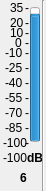
     <widget class="QWidget" name="widget_6" native="true">
      <property name="geometry">
       <rect>
        <x>200</x>
        <y>40</y>
        <width>46</width>
        <height>191</height>
       </rect>
      </property>
      <widget class="QProgressBar" name="progressBar_48">
       <property name="geometry">
        <rect>
         <x>30</x>
         <y>7</y>
         <width>10</width>
         <height>135</height>
        </rect>
       </property>
       <property name="contextMenuPolicy">
        <enum>Qt::DefaultContextMenu</enum>
       </property>
       <property name="toolTip">
        <string>Local Input 1 Meter</string>
       </property>
       <property name="statusTip">
        <string/>
       </property>
       <property name="whatsThis">
        <string/>
       </property>
       <property name="autoFillBackground">
        <bool>false</bool>
       </property>
       <property name="minimum">
        <number>-100</number>
       </property>
       <property name="maximum">
        <number>35</number>
       </property>
       <property name="value">
        <number>24</number>
       </property>
       <property name="textVisible">
        <bool>true</bool>
       </property>
       <property name="orientation">
        <enum>Qt::Vertical</enum>
       </property>
       <property name="invertedAppearance">
        <bool>false</bool>
       </property>
       <property name="format">
        <string>%p%</string>
       </property>
      </widget>
      <widget class="QLabel" name="m0_48">
       <property name="geometry">
        <rect>
         <x>25</x>
         <y>0</y>
         <width>16</width>
         <height>16</height>
        </rect>
       </property>
       <property name="text">
        <string>-</string>
       </property>
      </widget>
      <widget class="QLabel" name="t35_48">
       <property name="geometry">
        <rect>
         <x>10</x>
         <y>0</y>
         <width>16</width>
         <height>16</height>
        </rect>
       </property>
       <property name="text">
        <string>35</string>
       </property>
      </widget>
      <widget class="QLabel" name="tn100_48">
       <property name="geometry">
        <rect>
         <x>3</x>
         <y>135</y>
         <width>31</width>
         <height>16</height>
        </rect>
       </property>
       <property name="text">
        <string>-100</string>
       </property>
      </widget>
      <widget class="QLabel" name="m15_48">
       <property name="geometry">
        <rect>
         <x>25</x>
         <y>15</y>
         <width>16</width>
         <height>16</height>
        </rect>
       </property>
       <property name="text">
        <string>-</string>
       </property>
      </widget>
      <widget class="QLabel" name="m25_48">
       <property name="geometry">
        <rect>
         <x>25</x>
         <y>25</y>
         <width>16</width>
         <height>16</height>
        </rect>
       </property>
       <property name="text">
        <string>-</string>
       </property>
      </widget>
      <widget class="QLabel" name="m90_48">
       <property name="geometry">
        <rect>
         <x>25</x>
         <y>90</y>
         <width>16</width>
         <height>16</height>
        </rect>
       </property>
       <property name="text">
        <string>-</string>
       </property>
      </widget>
      <widget class="QLabel" name="m105_48">
       <property name="geometry">
        <rect>
         <x>25</x>
         <y>105</y>
         <width>16</width>
         <height>16</height>
        </rect>
       </property>
       <property name="text">
        <string>-</string>
       </property>
      </widget>
      <widget class="QLabel" name="m120_48">
       <property name="geometry">
        <rect>
         <x>25</x>
         <y>120</y>
         <width>16</width>
         <height>16</height>
        </rect>
       </property>
       <property name="text">
        <string>-</string>
       </property>
      </widget>
      <widget class="QLabel" name="m135_48">
       <property name="geometry">
        <rect>
         <x>25</x>
         <y>135</y>
         <width>16</width>
         <height>16</height>
        </rect>
       </property>
       <property name="text">
        <string>-</string>
       </property>
      </widget>
      <widget class="QLabel" name="m45_48">
       <property name="geometry">
        <rect>
         <x>25</x>
         <y>45</y>
         <width>16</width>
         <height>16</height>
        </rect>
       </property>
       <property name="text">
        <string>-</string>
       </property>
      </widget>
      <widget class="QLabel" name="m60_48">
       <property name="geometry">
        <rect>
         <x>25</x>
         <y>60</y>
         <width>16</width>
         <height>16</height>
        </rect>
       </property>
       <property name="text">
        <string>-</string>
       </property>
      </widget>
      <widget class="QLabel" name="m75_48">
       <property name="geometry">
        <rect>
         <x>25</x>
         <y>75</y>
         <width>16</width>
         <height>16</height>
        </rect>
       </property>
       <property name="text">
        <string>-</string>
       </property>
      </widget>
      <widget class="QLabel" name="t20_48">
       <property name="geometry">
        <rect>
         <x>10</x>
         <y>15</y>
         <width>16</width>
         <height>16</height>
        </rect>
       </property>
       <property name="text">
        <string>20</string>
       </property>
      </widget>
      <widget class="QLabel" name="t5_48">
       <property name="geometry">
        <rect>
         <x>10</x>
         <y>25</y>
         <width>16</width>
         <height>16</height>
        </rect>
       </property>
       <property name="text">
        <string>10</string>
       </property>
      </widget>
      <widget class="QLabel" name="tn10_48">
       <property name="geometry">
        <rect>
         <x>5</x>
         <y>45</y>
         <width>21</width>
         <height>16</height>
        </rect>
       </property>
       <property name="text">
        <string>-10</string>
       </property>
      </widget>
      <widget class="QLabel" name="tn25_48">
       <property name="geometry">
        <rect>
         <x>5</x>
         <y>60</y>
         <width>21</width>
         <height>16</height>
        </rect>
       </property>
       <property name="text">
        <string>-25</string>
       </property>
      </widget>
      <widget class="QLabel" name="tn40_48">
       <property name="geometry">
        <rect>
         <x>5</x>
         <y>75</y>
         <width>21</width>
         <height>16</height>
        </rect>
       </property>
       <property name="text">
        <string>-40</string>
       </property>
      </widget>
      <widget class="QLabel" name="tn55_48">
       <property name="geometry">
        <rect>
         <x>5</x>
         <y>90</y>
         <width>21</width>
         <height>16</height>
        </rect>
       </property>
       <property name="text">
        <string>-55</string>
       </property>
      </widget>
      <widget class="QLabel" name="tn70_48">
       <property name="geometry">
        <rect>
         <x>5</x>
         <y>105</y>
         <width>21</width>
         <height>16</height>
        </rect>
       </property>
       <property name="text">
        <string>-70</string>
       </property>
      </widget>
      <widget class="QLabel" name="tn85_48">
       <property name="geometry">
        <rect>
         <x>5</x>
         <y>120</y>
         <width>21</width>
         <height>16</height>
        </rect>
       </property>
       <property name="text">
        <string>-85</string>
       </property>
      </widget>
      <widget class="QLabel" name="m35_48">
       <property name="geometry">
        <rect>
         <x>25</x>
         <y>35</y>
         <width>16</width>
         <height>16</height>
        </rect>
       </property>
       <property name="text">
        <string>-</string>
       </property>
      </widget>
      <widget class="QLabel" name="t0_48">
       <property name="geometry">
        <rect>
         <x>15</x>
         <y>35</y>
         <width>16</width>
         <height>16</height>
        </rect>
       </property>
       <property name="text">
        <string>0</string>
       </property>
      </widget>
      <widget class="QLabel" name="value_48">
       <property name="geometry">
        <rect>
         <x>3</x>
         <y>150</y>
         <width>31</width>
         <height>16</height>
        </rect>
       </property>
       <property name="autoFillBackground">
        <bool>false</bool>
       </property>
       <property name="frameShadow">
        <enum>QFrame::Plain</enum>
       </property>
       <property name="text">
        <string>-100</string>
       </property>
      </widget>
      <widget class="QLabel" name="dB_48">
       <property name="geometry">
        <rect>
         <x>27</x>
         <y>150</y>
         <width>16</width>
         <height>16</height>
        </rect>
       </property>
       <property name="font">
        <font>
         <weight>75</weight>
         <bold>true</bold>
        </font>
       </property>
       <property name="text">
        <string>dB</string>
       </property>
      </widget>
      <widget class="QLabel" name="number_48">
       <property name="geometry">
        <rect>
         <x>20</x>
         <y>170</y>
         <width>16</width>
         <height>16</height>
        </rect>
       </property>
       <property name="font">
        <font>
         <weight>75</weight>
         <bold>true</bold>
        </font>
       </property>
       <property name="text">
        <string>6</string>
       </property>
      </widget>
      <widget class="Line" name="line_48">
       <property name="geometry">
        <rect>
         <x>35</x>
         <y>0</y>
         <width>16</width>
         <height>191</height>
        </rect>
       </property>
       <property name="orientation">
        <enum>Qt::Vertical</enum>
       </property>
      </widget>
     </widget>
